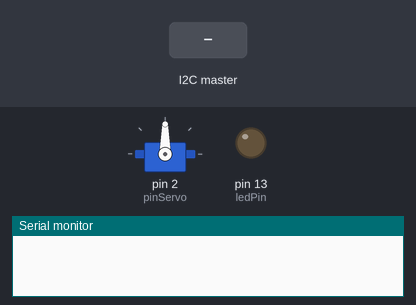
Recording of a sketch running on a simulated Arduino Uno, built with avr-gcc and run on an emulated ATmega328P. On the bench: servo, output pins drawn as LEDs (lit = HIGH), the last lines printed to the serial monitor. The inputs (shaded band) are chosen by the test bench.

Above: at 1.2 s.
1.3 s: the I2C master sends the byte 1
At 1.6 s:
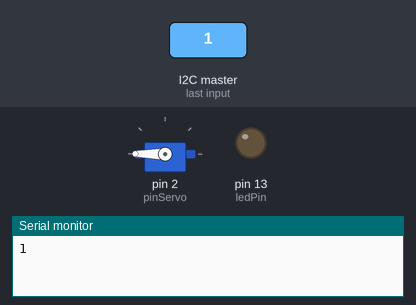
2.8 s: the I2C master sends the byte 0
At 3.9 s:
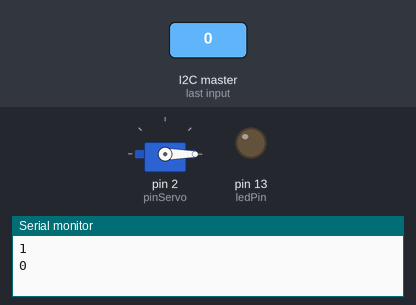
Timing chart, 0 to 5.8 s (numbered marks = the images above; inputs shaded):
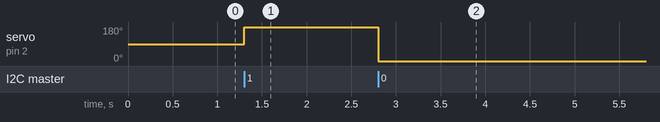

Measured:
- after the input at 1.3 s, servo on pin 2 (pinServo): 90° → 180° at once
- after the input at 2.8 s, servo on pin 2 (pinServo): 180° → 0° at once

The sketch:

main.ino
```cpp
// Include the Wire library for I2C
#include <Wire.h>
#include <Servo.h>

// LED on pin 13
const int ledPin = 13;
//Pin a conectar el servo
int pinServo = 2;

//Se crea un nuevo objeto del servo
Servo servo;


void setup() {
  // Iniciando la conexion al bus
  Wire.begin(0x8);
  servo.attach(pinServo);

  Serial.begin(9600);

  // Callback para cuando se reciba un mensaje por i2c
  Wire.onReceive(receiveEvent);

  // pin 13 para encender y apagar el led
  pinMode(ledPin, OUTPUT);
  digitalWrite(ledPin, LOW);
}

// Funcion que se ejecuta como callback
void receiveEvent(int howMany) {
  while (Wire.available())
  {
    int command = Wire.read(); // Leyendo los bytes
    Serial.println(command);

    // En caso de que se quiera abrir o cerrar la puerta
    if(command == 1)
    {
      servo.write(180);
    }
    else if (command == 0)
    {
      servo.write(0);
    } // en caso de que sea encender o apagr el led
    else if (command == 2) {
      digitalWrite(ledPin, 0);
    }
    else if (command == 3) {
      digitalWrite(ledPin, 1);
    }

    Wire.write(1);
  }
}


void loop() {
  delay(100);
}
```
